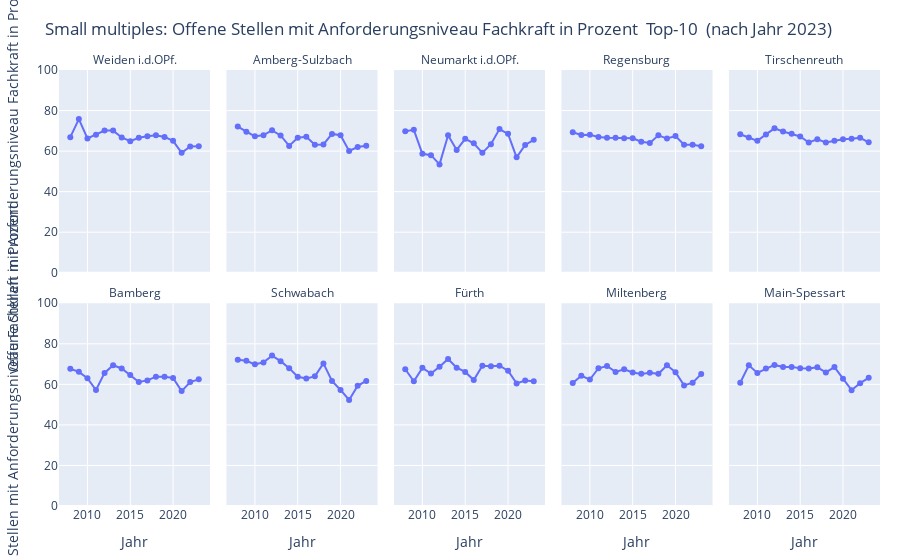

Notebook source saved alongside this figure:
### Code cell
# Wieviele Kreise sollen angezeigt werden
Top_N = 10

# welche Kategorie soll geplottet werden
V_Kategorie = "Offene Stellen mit Anforderungsniveau Fachkraft"
# Sortierung hoch oder runter
V_Sortierung = False
# Top oder Flop
Top = "Top-"
# Daten vorbereiten
df_plot = (
    df_wide[["Zeitbezug", "Name", V_Kategorie]]
    .rename(columns={
        "Zeitbezug": "Jahr",
        "Name": "Kreis/kreisfreie Stadt",
        V_Kategorie: V_Kategorie+" in Prozent",
    })
    .copy()
)

df_plot["Jahr"] = pd.to_numeric(df_plot["Jahr"], errors="coerce")
df_plot[V_Kategorie+" in Prozent"] = pd.to_numeric(
    df_plot[V_Kategorie+" in Prozent"], errors="coerce"
)
df_plot = df_plot.dropna(subset=["Jahr", V_Kategorie+" in Prozent"])
df_plot["Jahr"] = df_plot["Jahr"].astype(int)

# Top-10 Kreise bestimmen (nach letztem Jahr)
last_year = df_plot["Jahr"].max()

top10 = (
    df_plot[df_plot["Jahr"] == last_year]
    .sort_values(V_Kategorie+" in Prozent", ascending=V_Sortierung)
    .head(Top_N)["Kreis/kreisfreie Stadt"]
    .tolist()
)

df_top = df_plot[df_plot["Kreis/kreisfreie Stadt"].isin(top10)].copy()

# Optional: Facet-Reihenfolge nach Niveau im letzten Jahr sortieren
order = (
    df_top[df_top["Jahr"] == last_year]
    .sort_values(V_Kategorie+" in Prozent", ascending=True)["Kreis/kreisfreie Stadt"]
    .tolist()
)
df_top["Kreis/kreisfreie Stadt"] = pd.Categorical(
    df_top["Kreis/kreisfreie Stadt"], categories=order, ordered=True
)

# Small multiples: Facet je Kreis
fig = px.line(
    df_top,
    x="Jahr",
    y=V_Kategorie+" in Prozent",
    facet_col="Kreis/kreisfreie Stadt",
    facet_col_wrap=5,                           # 10 Kreise -> 2 Reihen à 5
    markers=True,
    title=("Small multiples: "+V_Kategorie+" in Prozent  "+ Top + str(Top_N) +"  (nach Jahr 2023)")
)

# Layout-Tuning
fig.update_layout(
    showlegend=False,
    margin=dict(l=20, r=20, t=70, b=20)
)

# Facet-Titel kürzen: "Kreis/kreisfreie Stadt=XYZ" -> "XYZ"
fig.for_each_annotation(lambda a: a.update(text=a.text.split("=")[-1]))

# Einheitliche y-Achse über alle Facets
fig.update_yaxes(range=[0, 100], matches="y")
fig.update_yaxes(matches="y")


fig.show()

### Figure 1 — Plotly figure (JSON) as saved in the notebook; plotly's stock layout.template omitted (floating-point values rounded to 4 significant figures)
{"data": [{"hovertemplate": "Kreis/kreisfreie Stadt=Weiden i.d.OPf.<br>Jahr=%{x}<br>Offene Stellen mit Anforderungsniveau Fachkraft in Prozent=%{y}<extra></extra>", "legendgroup": "", "line": {"color": "#636efa", "dash": "solid"}, "marker": {"symbol": "circle"}, "mode": "lines+markers", "name": "", "orientation": "v", "showlegend": false, "type": "scatter", "x": [2008, 2009, 2010, 2011, 2012, 2013, 2014, 2015, 2016, 2017, 2018, 2019, 2020, 2021, 2022, 2023], "xaxis": "x6", "y": [66.89, 75.77, 66.21, 68.01, 70.13, 70.1, 66.74, 64.89, 66.57, 67.27, 67.77, 66.98, 65.05, 59.19, 62.27, 62.42], "yaxis": "y6"}, {"hovertemplate": "Kreis/kreisfreie Stadt=Amberg-Sulzbach<br>Jahr=%{x}<br>Offene Stellen mit Anforderungsniveau Fachkraft in Prozent=%{y}<extra></extra>", "legendgroup": "", "line": {"color": "#636efa", "dash": "solid"}, "marker": {"symbol": "circle"}, "mode": "lines+markers", "name": "", "orientation": "v", "showlegend": false, "type": "scatter", "x": [2008, 2009, 2010, 2011, 2012, 2013, 2014, 2015, 2016, 2017, 2018, 2019, 2020, 2021, 2022, 2023], "xaxis": "x7", "y": [72.09, 69.57, 67.27, 67.86, 70.25, 67.71, 62.57, 66.6, 67.03, 63.17, 63.3, 68.48, 67.81, 60.05, 61.99, 62.64], "yaxis": "y7"}, {"hovertemplate": "Kreis/kreisfreie Stadt=Neumarkt i.d.OPf.<br>Jahr=%{x}<br>Offene Stellen mit Anforderungsniveau Fachkraft in Prozent=%{y}<extra></extra>", "legendgroup": "", "line": {"color": "#636efa", "dash": "solid"}, "marker": {"symbol": "circle"}, "mode": "lines+markers", "name": "", "orientation": "v", "showlegend": false, "type": "scatter", "x": [2008, 2009, 2010, 2011, 2012, 2013, 2014, 2015, 2016, 2017, 2018, 2019, 2020, 2021, 2022, 2023], "xaxis": "x8", "y": [69.79, 70.47, 58.69, 57.98, 53.44, 67.84, 60.55, 66.06, 63.83, 59.13, 63.38, 70.88, 68.51, 56.93, 63.01, 65.56], "yaxis": "y8"}, {"hovertemplate": "Kreis/kreisfreie Stadt=Regensburg<br>Jahr=%{x}<br>Offene Stellen mit Anforderungsniveau Fachkraft in Prozent=%{y}<extra></extra>", "legendgroup": "", "line": {"color": "#636efa", "dash": "solid"}, "marker": {"symbol": "circle"}, "mode": "lines+markers", "name": "", "orientation": "v", "showlegend": false, "type": "scatter", "x": [2008, 2009, 2010, 2011, 2012, 2013, 2014, 2015, 2016, 2017, 2018, 2019, 2020, 2021, 2022, 2023], "xaxis": "x9", "y": [69.3, 67.93, 68.08, 66.94, 66.63, 66.62, 66.33, 66.28, 64.63, 63.98, 67.77, 66.18, 67.4, 63.14, 63.12, 62.41], "yaxis": "y9"}, {"hovertemplate": "Kreis/kreisfreie Stadt=Tirschenreuth<br>Jahr=%{x}<br>Offene Stellen mit Anforderungsniveau Fachkraft in Prozent=%{y}<extra></extra>", "legendgroup": "", "line": {"color": "#636efa", "dash": "solid"}, "marker": {"symbol": "circle"}, "mode": "lines+markers", "name": "", "orientation": "v", "showlegend": false, "type": "scatter", "x": [2008, 2009, 2010, 2011, 2012, 2013, 2014, 2015, 2016, 2017, 2018, 2019, 2020, 2021, 2022, 2023], "xaxis": "x10", "y": [68.32, 66.67, 65.05, 68.22, 71.22, 69.7, 68.57, 67.24, 64.25, 65.85, 64.26, 65.06, 65.87, 66.05, 66.54, 64.32], "yaxis": "y10"}, {"hovertemplate": "Kreis/kreisfreie Stadt=Bamberg<br>Jahr=%{x}<br>Offene Stellen mit Anforderungsniveau Fachkraft in Prozent=%{y}<extra></extra>", "legendgroup": "", "line": {"color": "#636efa", "dash": "solid"}, "marker": {"symbol": "circle"}, "mode": "lines+markers", "name": "", "orientation": "v", "showlegend": false, "type": "scatter", "x": [2008, 2009, 2010, 2011, 2012, 2013, 2014, 2015, 2016, 2017, 2018, 2019, 2020, 2021, 2022, 2023], "xaxis": "x", "y": [67.67, 66.16, 63.07, 57.2, 65.64, 69.45, 67.83, 64.57, 61.19, 61.95, 63.79, 63.76, 63.17, 56.69, 61.12, 62.48], "yaxis": "y"}, {"hovertemplate": "Kreis/kreisfreie Stadt=Schwabach<br>Jahr=%{x}<br>Offene Stellen mit Anforderungsniveau Fachkraft in Prozent=%{y}<extra></extra>", "legendgroup": "", "line": {"color": "#636efa", "dash": "solid"}, "marker": {"symbol": "circle"}, "mode": "lines+markers", "name": "", "orientation": "v", "showlegend": false, "type": "scatter", "x": [2008, 2009, 2010, 2011, 2012, 2013, 2014, 2015, 2016, 2017, 2018, 2019, 2020, 2021, 2022, 2023], "xaxis": "x2", "y": [72.13, 71.63, 69.88, 70.83, 74.18, 71.43, 68.0, 63.75, 62.91, 63.95, 70.34, 61.69, 57.24, 52.29, 59.28, 61.68], "yaxis": "y2"}, {"hovertemplate": "Kreis/kreisfreie Stadt=Fürth<br>Jahr=%{x}<br>Offene Stellen mit Anforderungsniveau Fachkraft in Prozent=%{y}<extra></extra>", "legendgroup": "", "line": {"color": "#636efa", "dash": "solid"}, "marker": {"symbol": "circle"}, "mode": "lines+markers", "name": "", "orientation": "v", "showlegend": false, "type": "scatter", "x": [2008, 2009, 2010, 2011, 2012, 2013, 2014, 2015, 2016, 2017, 2018, 2019, 2020, 2021, 2022, 2023], "xaxis": "x3", "y": [67.44, 61.54, 68.14, 65.33, 68.66, 72.52, 68.18, 66.14, 62.11, 69.17, 68.91, 69.18, 66.73, 60.46, 61.92, 61.52], "yaxis": "y3"}, {"hovertemplate": "Kreis/kreisfreie Stadt=Miltenberg<br>Jahr=%{x}<br>Offene Stellen mit Anforderungsniveau Fachkraft in Prozent=%{y}<extra></extra>", "legendgroup": "", "line": {"color": "#636efa", "dash": "solid"}, "marker": {"symbol": "circle"}, "mode": "lines+markers", "name": "", "orientation": "v", "showlegend": false, "type": "scatter", "x": [2008, 2009, 2010, 2011, 2012, 2013, 2014, 2015, 2016, 2017, 2018, 2019, 2020, 2021, 2022, 2023], "xaxis": "x4", "y": [60.72, 64.26, 62.34, 67.94, 69.06, 66.15, 67.43, 65.86, 65.17, 65.74, 65.19, 69.42, 66.02, 59.48, 60.84, 65.05], "yaxis": "y4"}, {"hovertemplate": "Kreis/kreisfreie Stadt=Main-Spessart<br>Jahr=%{x}<br>Offene Stellen mit Anforderungsniveau Fachkraft in Prozent=%{y}<extra></extra>", "legendgroup": "", "line": {"color": "#636efa", "dash": "solid"}, "marker": {"symbol": "circle"}, "mode": "lines+markers", "name": "", "orientation": "v", "showlegend": false, "type": "scatter", "x": [2008, 2009, 2010, 2011, 2012, 2013, 2014, 2015, 2016, 2017, 2018, 2019, 2020, 2021, 2022, 2023], "xaxis": "x5", "y": [60.77, 69.41, 65.65, 67.8, 69.58, 68.54, 68.62, 67.91, 67.79, 68.42, 65.88, 68.52, 62.73, 57.14, 60.59, 63.24], "yaxis": "y5"}], "layout": {"annotations": [{"font": {}, "showarrow": false, "text": "Bamberg", "x": 0.092, "xanchor": "center", "xref": "paper", "y": 0.465, "yanchor": "bottom", "yref": "paper"}, {"font": {}, "showarrow": false, "text": "Schwabach", "x": 0.296, "xanchor": "center", "xref": "paper", "y": 0.465, "yanchor": "bottom", "yref": "paper"}, {"font": {}, "showarrow": false, "text": "Fürth", "x": 0.5, "xanchor": "center", "xref": "paper", "y": 0.465, "yanchor": "bottom", "yref": "paper"}, {"font": {}, "showarrow": false, "text": "Miltenberg", "x": 0.704, "xanchor": "center", "xref": "paper", "y": 0.465, "yanchor": "bottom", "yref": "paper"}, {"font": {}, "showarrow": false, "text": "Main-Spessart", "x": 0.908, "xanchor": "center", "xref": "paper", "y": 0.465, "yanchor": "bottom", "yref": "paper"}, {"font": {}, "showarrow": false, "text": "Weiden i.d.OPf.", "x": 0.092, "xanchor": "center", "xref": "paper", "y": 1, "yanchor": "bottom", "yref": "paper"}, {"font": {}, "showarrow": false, "text": "Amberg-Sulzbach", "x": 0.296, "xanchor": "center", "xref": "paper", "y": 1, "yanchor": "bottom", "yref": "paper"}, {"font": {}, "showarrow": false, "text": "Neumarkt i.d.OPf.", "x": 0.5, "xanchor": "center", "xref": "paper", "y": 1, "yanchor": "bottom", "yref": "paper"}, {"font": {}, "showarrow": false, "text": "Regensburg", "x": 0.704, "xanchor": "center", "xref": "paper", "y": 1, "yanchor": "bottom", "yref": "paper"}, {"font": {}, "showarrow": false, "text": "Tirschenreuth", "x": 0.908, "xanchor": "center", "xref": "paper", "y": 1, "yanchor": "bottom", "yref": "paper"}], "legend": {"tracegroupgap": 0}, "margin": {"b": 20, "l": 20, "r": 20, "t": 70}, "showlegend": false, "title": {"text": "Small multiples: Offene Stellen mit Anforderungsniveau Fachkraft in Prozent  Top-10  (nach Jahr 2023)"}, "xaxis": {"anchor": "y", "domain": [0, 0.184], "title": {"text": "Jahr"}}, "xaxis10": {"anchor": "y10", "domain": [0.816, 1], "matches": "x", "showticklabels": false}, "xaxis2": {"anchor": "y2", "domain": [0.204, 0.388], "matches": "x", "title": {"text": "Jahr"}}, "xaxis3": {"anchor": "y3", "domain": [0.408, 0.592], "matches": "x", "title": {"text": "Jahr"}}, "xaxis4": {"anchor": "y4", "domain": [0.612, 0.796], "matches": "x", "title": {"text": "Jahr"}}, "xaxis5": {"anchor": "y5", "domain": [0.816, 1], "matches": "x", "title": {"text": "Jahr"}}, "xaxis6": {"anchor": "y6", "domain": [0, 0.184], "matches": "x", "showticklabels": false}, "xaxis7": {"anchor": "y7", "domain": [0.204, 0.388], "matches": "x", "showticklabels": false}, "xaxis8": {"anchor": "y8", "domain": [0.408, 0.592], "matches": "x", "showticklabels": false}, "xaxis9": {"anchor": "y9", "domain": [0.612, 0.796], "matches": "x", "showticklabels": false}, "yaxis": {"anchor": "x", "domain": [0, 0.465], "matches": "y", "range": [0, 100], "title": {"text": "Offene Stellen mit Anforderungsniveau Fachkraft in Prozent"}}, "yaxis10": {"anchor": "x10", "domain": [0.535, 1], "matches": "y", "range": [0, 100], "showticklabels": false}, "yaxis2": {"anchor": "x2", "domain": [0, 0.465], "matches": "y", "range": [0, 100], "showticklabels": false}, "yaxis3": {"anchor": "x3", "domain": [0, 0.465], "matches": "y", "range": [0, 100], "showticklabels": false}, "yaxis4": {"anchor": "x4", "domain": [0, 0.465], "matches": "y", "range": [0, 100], "showticklabels": false}, "yaxis5": {"anchor": "x5", "domain": [0, 0.465], "matches": "y", "range": [0, 100], "showticklabels": false}, "yaxis6": {"anchor": "x6", "domain": [0.535, 1], "matches": "y", "range": [0, 100], "title": {"text": "Offene Stellen mit Anforderungsniveau Fachkraft in Prozent"}}, "yaxis7": {"anchor": "x7", "domain": [0.535, 1], "matches": "y", "range": [0, 100], "showticklabels": false}, "yaxis8": {"anchor": "x8", "domain": [0.535, 1], "matches": "y", "range": [0, 100], "showticklabels": false}, "yaxis9": {"anchor": "x9", "domain": [0.535, 1], "matches": "y", "range": [0, 100], "showticklabels": false}}}
